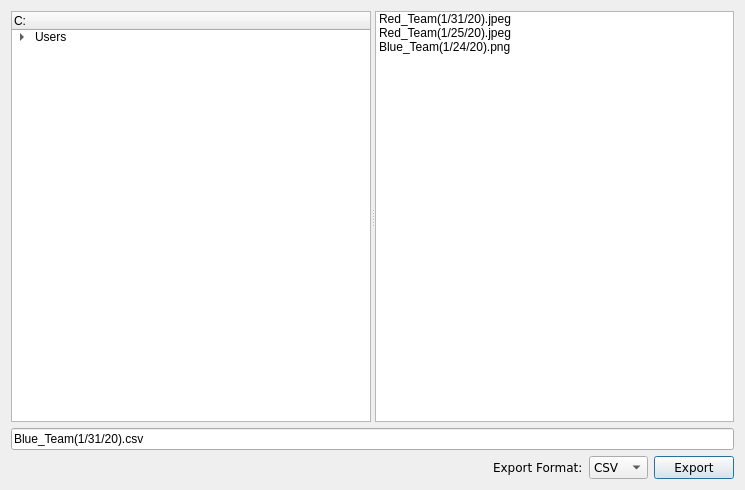
<?xml version="1.0" encoding="UTF-8"?>
<ui version="4.0">
 <class>exportConfigDialog</class>
 <widget class="QDialog" name="exportConfigDialog">
  <property name="geometry">
   <rect>
    <x>0</x>
    <y>0</y>
    <width>745</width>
    <height>490</height>
   </rect>
  </property>
  <property name="sizePolicy">
   <sizepolicy hsizetype="Ignored" vsizetype="Ignored">
    <horstretch>0</horstretch>
    <verstretch>0</verstretch>
   </sizepolicy>
  </property>
  <property name="minimumSize">
   <size>
    <width>500</width>
    <height>300</height>
   </size>
  </property>
  <property name="windowTitle">
   <string>Export</string>
  </property>
  <layout class="QVBoxLayout" name="verticalLayout" stretch="1,0,0">
   <item>
    <widget class="QSplitter" name="splitter">
     <property name="orientation">
      <enum>Qt::Horizontal</enum>
     </property>
     <widget class="QTreeWidget" name="treeWidget">
      <property name="sizePolicy">
       <sizepolicy hsizetype="MinimumExpanding" vsizetype="Fixed">
        <horstretch>0</horstretch>
        <verstretch>0</verstretch>
       </sizepolicy>
      </property>
      <property name="minimumSize">
       <size>
        <width>100</width>
        <height>0</height>
       </size>
      </property>
      <property name="sizeIncrement">
       <size>
        <width>0</width>
        <height>0</height>
       </size>
      </property>
      <column>
       <property name="text">
        <string>C:</string>
       </property>
      </column>
      <item>
       <property name="text">
        <string>Users</string>
       </property>
       <item>
        <property name="text">
         <string>Desktop</string>
        </property>
        <item>
         <property name="text">
          <string>Graphs</string>
         </property>
         <item>
          <property name="text">
           <string>Red_Team(1/31/20).jpeg</string>
          </property>
         </item>
         <item>
          <property name="text">
           <string>Red_Team(1/25/20).jpeg</string>
          </property>
         </item>
         <item>
          <property name="text">
           <string>Blue_Team(1/24/20).png</string>
          </property>
         </item>
        </item>
        <item>
         <property name="text">
          <string>Reports</string>
         </property>
         <item>
          <property name="text">
           <string>Attack_Report(1/24/20).docx</string>
          </property>
         </item>
        </item>
        <item>
         <property name="text">
          <string>White Team Eval.</string>
         </property>
         <item>
          <property name="text">
           <string>Input_documents</string>
          </property>
         </item>
        </item>
       </item>
      </item>
     </widget>
     <widget class="QListWidget" name="itemSaved">
      <property name="sizePolicy">
       <sizepolicy hsizetype="MinimumExpanding" vsizetype="Fixed">
        <horstretch>0</horstretch>
        <verstretch>0</verstretch>
       </sizepolicy>
      </property>
      <property name="minimumSize">
       <size>
        <width>100</width>
        <height>0</height>
       </size>
      </property>
      <item>
       <property name="text">
        <string>Red_Team(1/31/20).jpeg</string>
       </property>
      </item>
      <item>
       <property name="text">
        <string>Red_Team(1/25/20).jpeg</string>
       </property>
      </item>
      <item>
       <property name="text">
        <string>Blue_Team(1/24/20).png</string>
       </property>
      </item>
     </widget>
    </widget>
   </item>
   <item>
    <widget class="QLineEdit" name="exportFileName">
     <property name="text">
      <string>Blue_Team(1/31/20).csv</string>
     </property>
    </widget>
   </item>
   <item>
    <layout class="QHBoxLayout" name="bottomHL">
     <item>
      <spacer name="horizontalSpacer">
       <property name="orientation">
        <enum>Qt::Horizontal</enum>
       </property>
       <property name="sizeHint" stdset="0">
        <size>
         <width>40</width>
         <height>20</height>
        </size>
       </property>
      </spacer>
     </item>
     <item>
      <widget class="QLabel" name="exportFormatLabel">
       <property name="sizePolicy">
        <sizepolicy hsizetype="Fixed" vsizetype="Fixed">
         <horstretch>0</horstretch>
         <verstretch>0</verstretch>
        </sizepolicy>
       </property>
       <property name="font">
        <font>
         <family>Verdana</family>
         <pointsize>9</pointsize>
        </font>
       </property>
       <property name="text">
        <string>Export Format:</string>
       </property>
      </widget>
     </item>
     <item>
      <widget class="QComboBox" name="exportFormatComboBox">
       <property name="sizePolicy">
        <sizepolicy hsizetype="Fixed" vsizetype="Fixed">
         <horstretch>0</horstretch>
         <verstretch>0</verstretch>
        </sizepolicy>
       </property>
       <property name="minimumSize">
        <size>
         <width>0</width>
         <height>0</height>
        </size>
       </property>
       <property name="font">
        <font>
         <family>Verdana</family>
         <pointsize>9</pointsize>
        </font>
       </property>
       <property name="styleSheet">
        <string notr="true"/>
       </property>
       <property name="currentText">
        <string>CSV</string>
       </property>
       <property name="maxVisibleItems">
        <number>15</number>
       </property>
       <item>
        <property name="text">
         <string>CSV</string>
        </property>
       </item>
       <item>
        <property name="text">
         <string>JPEG</string>
        </property>
       </item>
       <item>
        <property name="text">
         <string>PNG</string>
        </property>
       </item>
      </widget>
     </item>
     <item>
      <widget class="QPushButton" name="exportButton">
       <property name="sizePolicy">
        <sizepolicy hsizetype="Fixed" vsizetype="Fixed">
         <horstretch>0</horstretch>
         <verstretch>0</verstretch>
        </sizepolicy>
       </property>
       <property name="font">
        <font>
         <family>Verdana</family>
         <pointsize>9</pointsize>
         <weight>50</weight>
         <italic>false</italic>
         <bold>false</bold>
        </font>
       </property>
       <property name="styleSheet">
        <string notr="true"/>
       </property>
       <property name="text">
        <string>Export</string>
       </property>
      </widget>
     </item>
    </layout>
   </item>
  </layout>
 </widget>
 <resources/>
 <connections/>
</ui>
